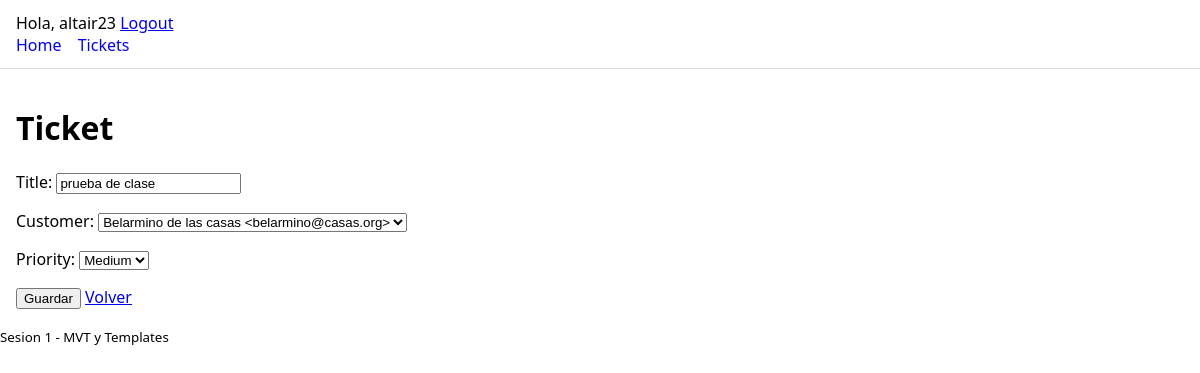
Page /tickets/2/edit/ (signed in) on the committed database.
### helpdesk/models.py (models this page shows, shortened)
class Ticket(models.Model):
    class Status(models.TextChoices):
        OPEN = "open", "Open"
        IN_PROGRESS = "in_progress", "In Progress"
        CLOSED = "closed", "Closed"
    class Priority(models.IntegerChoices):
        LOW = 1, "Low"
        MEDIUM = 2, "Medium"
        HIGH = 3, "High"
    title = models.CharField(max_length=200)
    customer = models.ForeignKey(Customer, on_delete=models.PROTECT, related_name="tickets")
    status = models.CharField(max_length=20, choices=Status.choices, default=Status.OPEN)
    priority = models.IntegerField(choices=Priority.choices, default=Priority.MEDIUM)
    created_at = models.DateTimeField(auto_now_add=True)
    class Meta:
        indexes = [
            models.Index(fields=["status", "priority"]),
            models.Index(fields=["created_at"]),
        ]

### helpdesk/views.py (the view, shortened to what this page needs)
# urls.py: path("tickets/<int:pk>/edit/", views.TicketUpdateView.as_view(), name="ticket_update"),
class TicketUpdateView(LoginRequiredMixin, UpdateView):
    model = Ticket
    form_class = TicketForm
    template_name = "helpdesk/ticket_form.html"

### helpdesk/forms.py (shortened to what this page needs)
class TicketForm(forms.ModelForm):
    class Meta:
        model = Ticket
        fields = ["title", "customer", "priority"]

### helpdesk/models.py (called while the page is built)
    def __str__(self) -> str:
        return f"{self.name} <{self.email}>"

### helpdesk/templates/helpdesk/ticket_form.html (shortened to what this page needs)
{% extends "base.html" %}
{% block content %}
  <h1>Ticket</h1>
  <form method="post">
    {{ form.as_p }}
    <button type="submit">Guardar</button>
    <a href="{% url 'ticket_list' %}">Volver</a>
  </form>
{% endblock %}

### core/templates/base.html (shortened to what this page needs)
{% load static %}
<!doctype html>
<html lang="es">
  <head>
    <link rel="stylesheet" href="{% static 'css/app.css' %}">
  </head>
  <body>
    <header class="site-header">
      {% if user.is_authenticated %}
        <span>Hola, {{ user.username }}</span>
        <a href="{% url 'logout' %}">Logout</a>
      {% else %}
        <a href="{% url 'login' %}">Login</a>
      {% endif %}
      <nav class="nav">
        <a href="{% url 'home' %}">Home</a>
        <a href="{% url 'ticket_list' %}">Tickets</a>
      </nav>
    </header>
    <main class="container">
      {% block content %}{% endblock %}
    </main>
    <footer class="site-footer">
      <small>Sesion 1 - MVT y Templates</small>
    </footer>
  </body>
</html>

### core/static/css/app.css (style rules this page uses)
body { font-family: system-ui, Arial, sans-serif; margin: 0; }
.site-header { padding: 12px 16px; border-bottom: 1px solid #ddd; }
.nav a { margin-right: 12px; text-decoration: none; }
.container { padding: 16px; max-width: 900px; }

### rows in the picture
Ticket: title "prueba de clase", customer "Belarmino de las casas <belarmino@casas.org>", priority "Medium"

### other values in the picture
{{ user.username }} "altair23"
